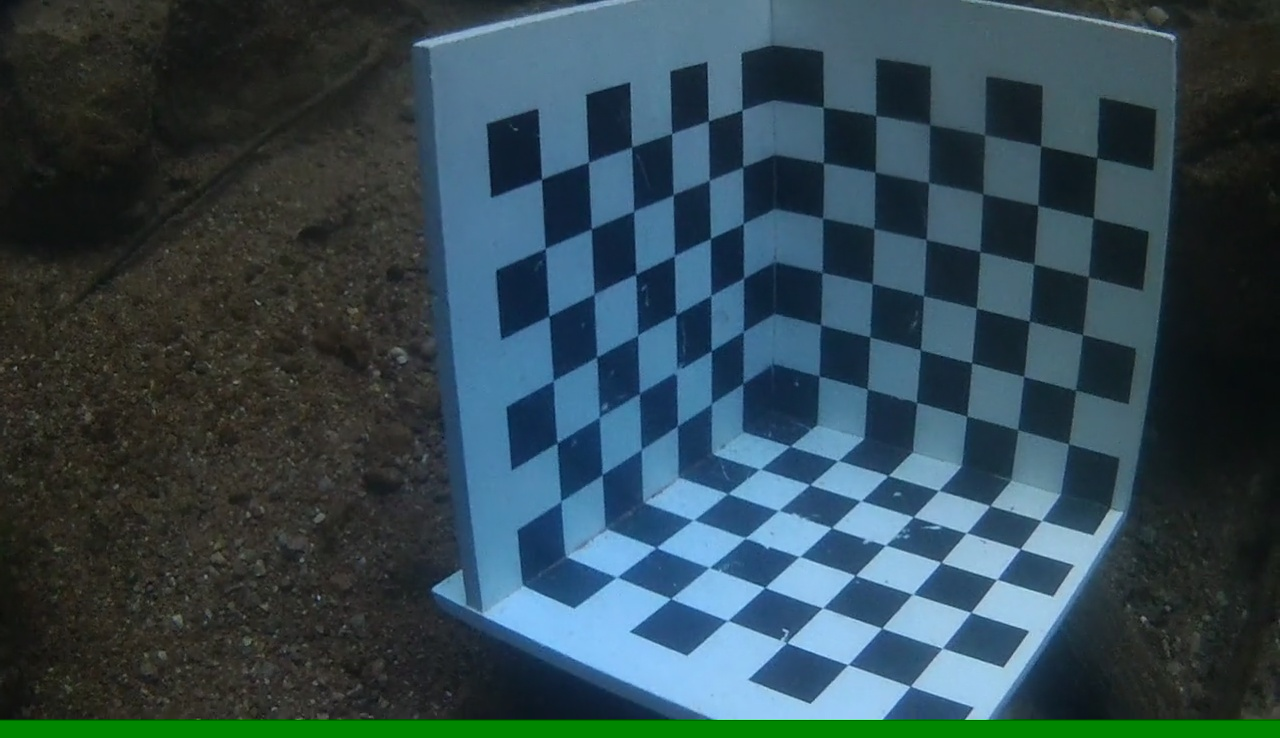
#> input picture etallonage/mire_G_00146.jpg, 1280 x 738 px, found by its file name; its folder holds 2 pictures in this run
$ python stereo_match.py
#> lines starting #> are read from the running program, lines starting #| are printed output that depends on the picture; after the words box and inside, x2 and y2 are one past the last pixel; in counts of white or black regions, pixels touching at a corner belong together
#!/usr/bin/env python

"""
Simple example of stereo image matching and point cloud generation.

Resulting .ply file cam be easily viewed using MeshLab ( http://meshlab.sourceforge.net/ )
"""

# Python 2/3 compatibility
from __future__ import print_function

import numpy as np
import cv2 as cv
import matplotlib.pyplot as plt


def round_down(num, divisor):
    return num - (num % divisor)


ply_header = """ply
format ascii 1.0
element vertex %(vert_num)d
property float x
property float y
property float z
property uchar red
property uchar green
property uchar blue
end_header
"""


print("loading images...")
cv.samples.addSamplesDataSearchPath(
    "/home/axiom/Documents/Source_Davy_fevrier_2020/python/etallonage"
)
imgL = cv.pyrDown(
    cv.imread(cv.samples.findFile("mire_G_00146.jpg"))
)  # downscale images for faster processing
imgR = cv.pyrDown(cv.imread(cv.samples.findFile("mire_D_00146.jpg")))
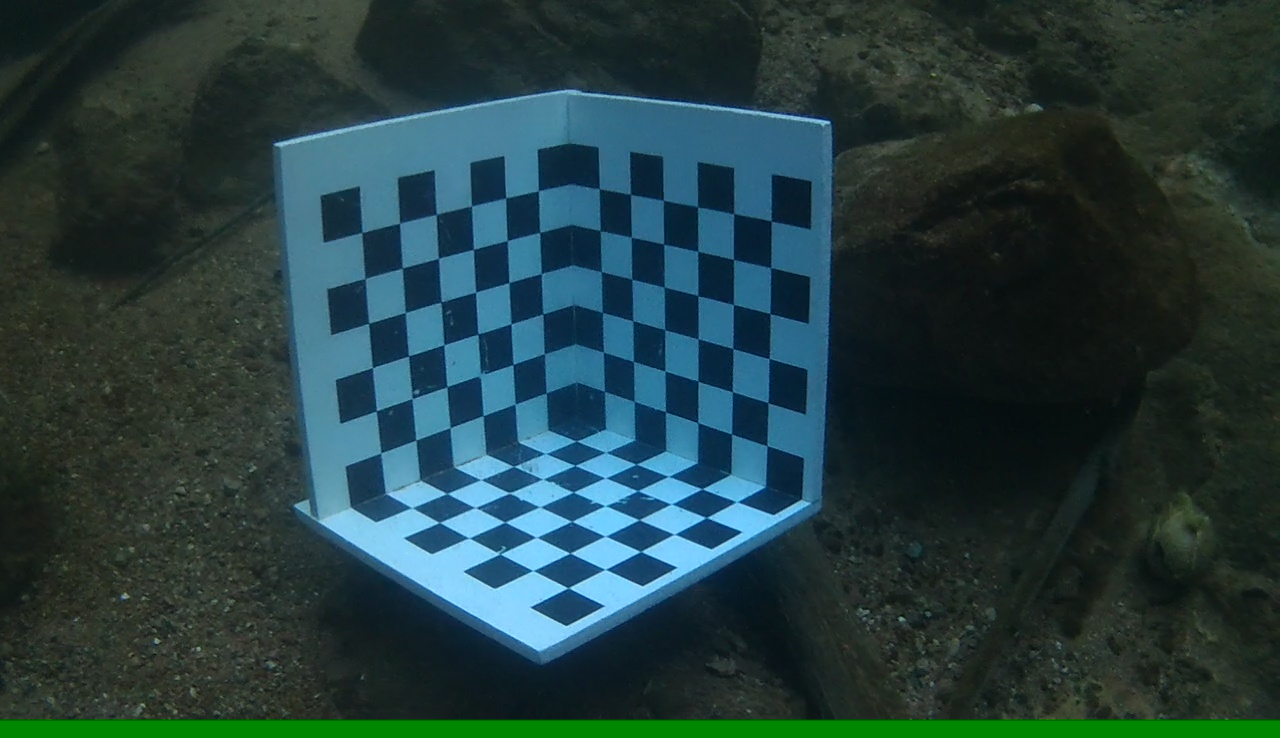
#> input picture etallonage/mire_D_00146.jpg, 1280 x 738 px, found by its file name


window_size = 3
# num_disp = 96
disp = []
min_disp = 16
max_disp = 112
block_size = 16


def computeDisp(img_G, img_D):
    global disp, num_disp
    num_disp = max_disp - min_disp
    stereo = cv.StereoSGBM_create(
        minDisparity=min_disp,
        numDisparities=num_disp,
        blockSize=block_size,
        P1=8 * 3 * window_size ** 2,
        P2=32 * 3 * window_size ** 2,
        disp12MaxDiff=1,
        uniquenessRatio=10,
        speckleWindowSize=100,
        speckleRange=32,
    )

    # print("computing disparity...")
    disp = stereo.compute(img_G, img_D).astype(np.float32) / 16.0
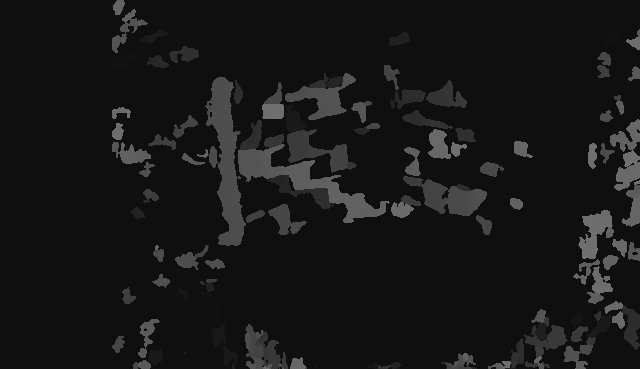
#> disp: shape (369, 640) float32; min 15, max 111, mean 23.2


def windowSize(x):
    global window_size
    window_size = x
    # print("window_size = " + str(window_size))
    computeDisp(imgL, imgR)


def minDisp(x):
    global min_disp
    min_disp = round_down(x, 16)
    # print("min_disp = " + str(min_disp))
    computeDisp(imgL, imgR)


def maxDisp(x):
    global max_disp
    max_disp = round_down(x, 16)
    # print("max_disp = " + str(max_disp))
    computeDisp(imgL, imgR)


def blockSize(x):
    global block_size
    block_size = round_down(x, 2) + 1
    # print("max_disp = " + str(max_disp))
    computeDisp(imgL, imgR)


def write_ply(fn, verts, colors):
    verts = verts.reshape(-1, 3)
    colors = colors.reshape(-1, 3)
    verts = np.hstack([verts, colors])
    with open(fn, "wb") as f:
        f.write((ply_header % dict(vert_num=len(verts))).encode("utf-8"))
        np.savetxt(f, verts, fmt="%f %f %f %d %d %d ")


def main():

    # Create window
    cv.namedWindow("Test")

    # Add a slider
    cv.createTrackbar("window_size", "Test", 3, 21, windowSize)
    cv.createTrackbar("min_disp", "Test", 16, 160, minDisp)
    cv.createTrackbar("max_disp", "Test", 112, 320, maxDisp)
    cv.createTrackbar("block_size", "Test", 2, 15, blockSize)

    # disparity range is tuned for 'aloe' image pair
    # print("Window size = " + str(window_size))

    computeDisp(imgL, imgR)

    # cv.imshow("left", imgL)
    while True:
        # [6 lines of commented-out code are left out]

        cv.imshow("Test", (disp - min_disp) / (num_disp))
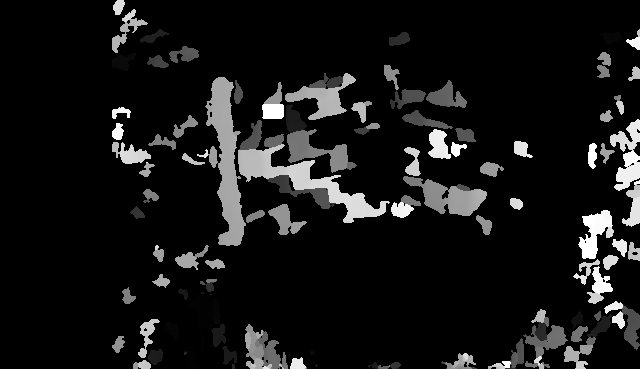
#> window 'Test': shape (369, 640) float32; min -0.0104, max 0.99, mean 0.0748; drawn with min black and max white

        k = cv.waitKey(500) & 0xFF
#> (key Esc is pressed here)
        # print(k)
        if k == 27 or k == 113:
            cv.destroyAllWindows()
            break
    print("Done")

    plt.imshow(disp, cmap="plasma")
    plt.colorbar()
    plt.show()
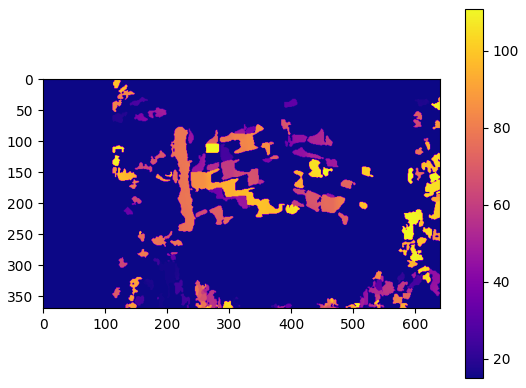
#> figure drawn by matplotlib, 2 panels

    print(
        "generating 3d point cloud...",
    )
    h, w = imgL.shape[:2]
#> h = 369; w = 640
    f = 0.8 * w  # guess for focal length
#> f = 512
    Q = np.float32(
        [
            [1, 0, 0, -0.5 * w],
            [0, -1, 0, 0.5 * h],  # turn points 180 deg around x-axis,
            [0, 0, 0, -f],  # so that y-axis looks up
            [0, 0, 1, 0],
        ]
    )
    points = cv.reprojectImageTo3D(disp, Q)
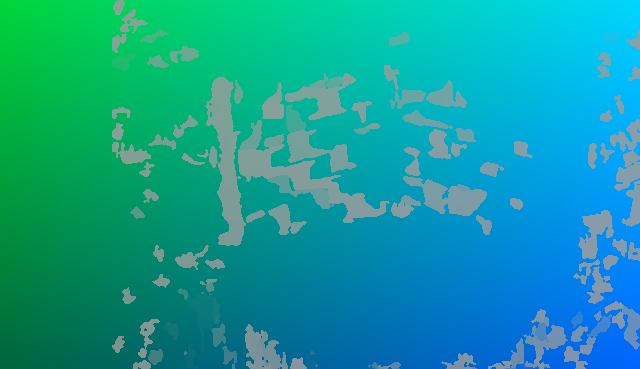
#> points: shape (369, 640, 3) float32; mean of channels 0, 1, 2 -0.4, 0.1, -30.5; drawn with min black and max white
    colors = cv.cvtColor(imgL, cv.COLOR_BGR2RGB)
    mask = disp > disp.min()
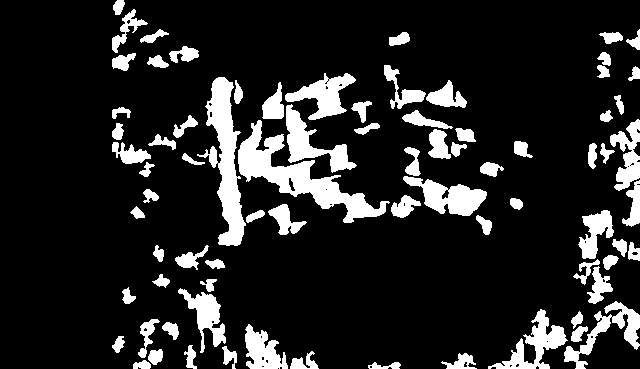
#> mask: shape (369, 640) bool; 14.5% white; 78 white regions, largest, box (x1, y1, x2, y2) and area: (238, 120, 390, 223) 4129, (197, 77, 246, 246) 3380, (403, 176, 487, 216) 1653
    out_points = points[mask]
    out_colors = colors[mask]
    out_fn = "out.ply"
    write_ply(out_fn, out_points, out_colors)
    print("%s saved" % out_fn)


if __name__ == "__main__":
    print(__doc__)
    main()
    cv.destroyAllWindows()
